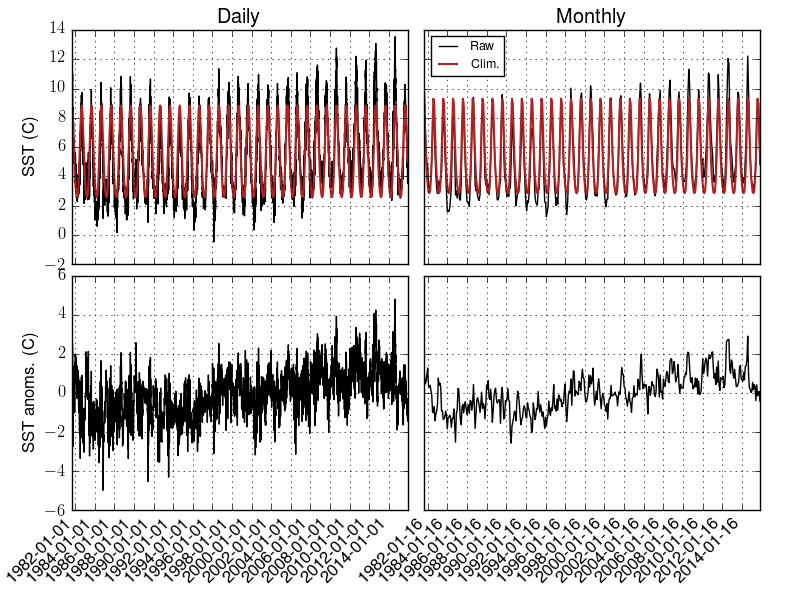

Source code (Python):
# Example for daily/montly climatologies

import envtoolkit.ts, envtoolkit.nc
import numpy as np
import pylab as plt
from netCDF4 import Dataset
from netcdftime import utime

# defining some plot options
plt.matplotlib.rcParams['lines.linewidth'] = 1
prop = plt.matplotlib.font_manager.FontProperties(size=9)

# recovering sst from a netcdf fime
# converting daily time into dates
filein = Dataset("ts_sst.nc", "r")
data = filein.variables["sst"][:, 0, 0]
time = filein.variables["time"]
cdftime = utime(time.units)
time = time[:]
date = cdftime.num2date(time)
filein.close()

# ============================= processing daily time scales
# converting dates into yyyymmdd formats 
# yyyy = years, mm = months, dd = days
yyyymmdd = envtoolkit.ts.make_yymmdd(date)  

# daily clim with two harmonics retained (default)
dclim = envtoolkit.ts.compute_daily_clim(data, yyyymmdd)
# daily clim no smoothing
dclim_nosmth = envtoolkit.ts.compute_daily_clim(data, yyyymmdd, smooth=False)
# daily clim threee harmonics retained
dclim_nh3 = envtoolkit.ts.compute_daily_clim(data, yyyymmdd, nharm=3)

# daily anom
danom = envtoolkit.ts.compute_daily_anom(data, yyyymmdd, dclim)

# defining daily xticks and xticklabels
datestr = np.array([d.strftime("%Y-%m-%d") for d in date])
days = np.array([d.day for d in date])
month = np.array([d.month for d in date])
iticks = np.nonzero((days == 1) & (month == 1))[0][::2]

# ============================ processing monthly time scales
# calculating monthly means from daily values
yyyymm, datam = envtoolkit.ts.make_monthly_means(data, yyyymmdd)
yyyymm, timem = envtoolkit.ts.make_monthly_means(time, yyyymmdd)

# monthly clim and anoms
dclimm = envtoolkit.ts.compute_monthly_clim(datam, yyyymm)
danomm = envtoolkit.ts.compute_monthly_anom(datam, yyyymm, dclimm)

# extracting the date from the monthly time values
# defining the monthly xticks and xticklabels
datem = cdftime.num2date(timem)
datestrm = np.array([d.strftime("%Y-%m-%d") for d in datem])
monthm = np.array([d.month for d in datem])
iticksm = np.nonzero(monthm == 1)[0][::2]

# plotting
plt.figure()
plt.subplots_adjust(hspace=0.05, left=0.09, right=0.95, bottom=0.15, top=0.95, wspace=0.05)
ax1 = plt.subplot(2, 2, 1)
plt.title("Daily")
plt.plot(time, data, label="Raw")
plt.plot(time, data-danom, label="Clim.", linewidth=1.5)
plt.setp(ax1.get_xticklabels(), visible=False)
plt.grid(True)
plt.ylabel('SST (C)')

ax3 = plt.subplot(2, 2, 3, sharex=ax1)
plt.plot(time, danom, label="Anom.")
plt.grid(True)
ax3.set_xlim(time.min(), time.max())
ax3.set_xticks(time[iticks])
ax3.set_xticklabels(datestr[iticks], rotation=45, ha="right")
plt.ylabel('SST anoms. (C)')

ax2 = plt.subplot(2, 2, 2, sharey=ax1)
plt.title("Monthly")
plt.plot(timem, datam, label="Raw")
plt.plot(timem, datam-danomm, label="Clim.", linewidth=1.5)
ax2.legend(loc=0, prop=prop)
plt.setp(ax2.get_xticklabels(), visible=False)
plt.setp(ax2.get_yticklabels(), visible=False)
plt.grid(True)

ax4 = plt.subplot(2, 2, 4, sharex=ax2, sharey=ax3)
plt.plot(timem, danomm, label="Anom.")
plt.grid(True)
ax4.set_xlim(timem.min(), timem.max())
ax4.set_xticks(timem[iticksm])
ax4.set_xticklabels(datestrm[iticksm], rotation=45, ha="right")
plt.setp(ax4.get_yticklabels(), visible=False)

plt.savefig("figure_climato.png")

plt.matplotlib.rcParams['lines.linewidth'] = 1.5
plt.figure()
plt.plot(dclim_nosmth, label="No smoothing")
plt.plot(dclim_nh3, label="Smoothed (nharm=3)")
plt.plot(dclim, label="Smoothed (nharm=2)")
plt.xlim(0, len(dclim)-1)
plt.grid(True)
plt.xlabel("Day of year")
plt.ylabel("SST clim")
plt.legend(loc=0)
plt.savefig("figure_climato_2.png")
